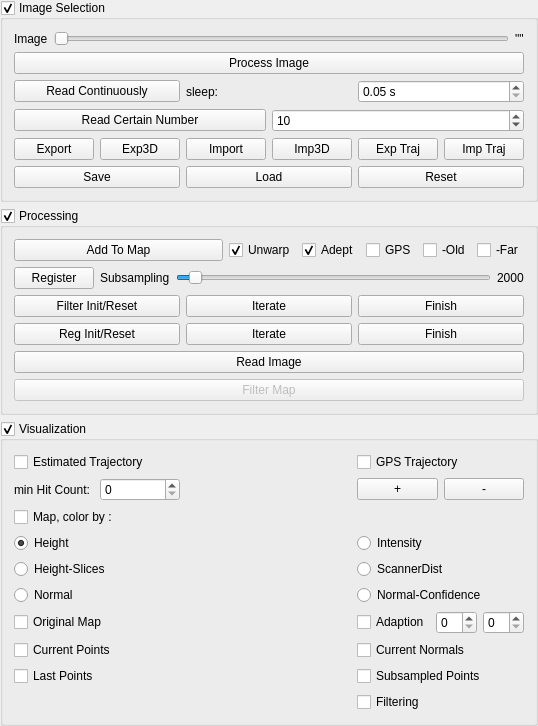
<?xml version="1.0" encoding="UTF-8"?>
<ui version="4.0">
 <class>Visualizer3DMapperClass</class>
 <widget class="QWidget" name="Visualizer3DMapperClass">
  <property name="geometry">
   <rect>
    <x>0</x>
    <y>0</y>
    <width>419</width>
    <height>703</height>
   </rect>
  </property>
  <property name="sizePolicy">
   <sizepolicy hsizetype="Preferred" vsizetype="Preferred">
    <horstretch>0</horstretch>
    <verstretch>0</verstretch>
   </sizepolicy>
  </property>
  <property name="minimumSize">
   <size>
    <width>0</width>
    <height>0</height>
   </size>
  </property>
  <property name="baseSize">
   <size>
    <width>0</width>
    <height>0</height>
   </size>
  </property>
  <property name="windowTitle">
   <string>Lidar Image Processing</string>
  </property>
  <layout class="QVBoxLayout" name="verticalLayout_3">
   <property name="margin">
    <number>0</number>
   </property>
   <item>
    <widget class="QGroupBox" name="gbFrameControl">
     <property name="minimumSize">
      <size>
       <width>0</width>
       <height>0</height>
      </size>
     </property>
     <property name="title">
      <string>Image Selection</string>
     </property>
     <property name="checkable">
      <bool>true</bool>
     </property>
     <layout class="QVBoxLayout" name="verticalLayout_4">
      <property name="spacing">
       <number>0</number>
      </property>
      <property name="margin">
       <number>0</number>
      </property>
      <item>
       <widget class="QWidget" name="wFrameControl" native="true">
        <layout class="QVBoxLayout" name="verticalLayout">
         <item>
          <layout class="QHBoxLayout" name="horizontalLayout_2">
           <item>
            <widget class="QLabel" name="label_2">
             <property name="text">
              <string>Image</string>
             </property>
            </widget>
           </item>
           <item>
            <widget class="QSlider" name="hsImageNb">
             <property name="minimum">
              <number>1</number>
             </property>
             <property name="orientation">
              <enum>Qt::Horizontal</enum>
             </property>
            </widget>
           </item>
           <item>
            <widget class="QLabel" name="lImageName">
             <property name="text">
              <string>&quot;&quot;</string>
             </property>
            </widget>
           </item>
          </layout>
         </item>
         <item>
          <widget class="QPushButton" name="pbProcessImage">
           <property name="text">
            <string>Process Image</string>
           </property>
          </widget>
         </item>
         <item>
          <layout class="QHBoxLayout" name="horizontalLayout_4">
           <item>
            <widget class="QPushButton" name="pbProcessContinuous">
             <property name="text">
              <string>Read Continuously</string>
             </property>
             <property name="checkable">
              <bool>true</bool>
             </property>
             <property name="checked">
              <bool>false</bool>
             </property>
            </widget>
           </item>
           <item>
            <widget class="QLabel" name="label">
             <property name="text">
              <string>sleep:</string>
             </property>
            </widget>
           </item>
           <item>
            <widget class="QDoubleSpinBox" name="dsbSleep">
             <property name="suffix">
              <string> s</string>
             </property>
             <property name="minimum">
              <double>0.050000000000000</double>
             </property>
             <property name="singleStep">
              <double>0.500000000000000</double>
             </property>
            </widget>
           </item>
          </layout>
         </item>
         <item>
          <layout class="QHBoxLayout" name="horizontalLayout">
           <item>
            <widget class="QPushButton" name="pbProcessNumber">
             <property name="text">
              <string>Read Certain Number</string>
             </property>
             <property name="checkable">
              <bool>false</bool>
             </property>
            </widget>
           </item>
           <item>
            <widget class="QSpinBox" name="sbReadNumber">
             <property name="minimum">
              <number>1</number>
             </property>
             <property name="maximum">
              <number>100000</number>
             </property>
             <property name="value">
              <number>10</number>
             </property>
            </widget>
           </item>
          </layout>
         </item>
         <item>
          <layout class="QHBoxLayout" name="horizontalLayout_12">
           <item>
            <widget class="QPushButton" name="pbExport">
             <property name="text">
              <string>Export</string>
             </property>
            </widget>
           </item>
           <item>
            <widget class="QPushButton" name="pbExport3D">
             <property name="text">
              <string>Exp3D</string>
             </property>
            </widget>
           </item>
           <item>
            <widget class="QPushButton" name="pbImport">
             <property name="text">
              <string>Import</string>
             </property>
            </widget>
           </item>
           <item>
            <widget class="QPushButton" name="pbImport3D">
             <property name="text">
              <string>Imp3D</string>
             </property>
            </widget>
           </item>
           <item>
            <widget class="QPushButton" name="pbExportTraj">
             <property name="text">
              <string>Exp Traj</string>
             </property>
            </widget>
           </item>
           <item>
            <widget class="QPushButton" name="pbImportTraj">
             <property name="text">
              <string>Imp Traj</string>
             </property>
            </widget>
           </item>
          </layout>
         </item>
         <item>
          <layout class="QHBoxLayout" name="horizontalLayout_10">
           <item>
            <widget class="QPushButton" name="pbSaveMap">
             <property name="text">
              <string>Save</string>
             </property>
            </widget>
           </item>
           <item>
            <widget class="QPushButton" name="pbLoadMap">
             <property name="text">
              <string>Load</string>
             </property>
            </widget>
           </item>
           <item>
            <widget class="QPushButton" name="pbReset">
             <property name="text">
              <string>Reset</string>
             </property>
            </widget>
           </item>
          </layout>
         </item>
        </layout>
       </widget>
      </item>
     </layout>
    </widget>
   </item>
   <item>
    <widget class="QGroupBox" name="gbFrameProcessing">
     <property name="enabled">
      <bool>true</bool>
     </property>
     <property name="minimumSize">
      <size>
       <width>0</width>
       <height>0</height>
      </size>
     </property>
     <property name="title">
      <string>Processing</string>
     </property>
     <property name="checkable">
      <bool>true</bool>
     </property>
     <property name="checked">
      <bool>true</bool>
     </property>
     <layout class="QVBoxLayout" name="verticalLayout_2">
      <property name="spacing">
       <number>0</number>
      </property>
      <property name="margin">
       <number>0</number>
      </property>
      <item>
       <widget class="QWidget" name="wFrameProcessing" native="true">
        <layout class="QVBoxLayout" name="verticalLayout_5">
         <item>
          <layout class="QHBoxLayout" name="horizontalLayout_16">
           <item>
            <widget class="QPushButton" name="pbAddRegisteredScan">
             <property name="sizePolicy">
              <sizepolicy hsizetype="Expanding" vsizetype="Fixed">
               <horstretch>0</horstretch>
               <verstretch>0</verstretch>
              </sizepolicy>
             </property>
             <property name="text">
              <string>Add To Map</string>
             </property>
             <property name="checkable">
              <bool>false</bool>
             </property>
            </widget>
           </item>
           <item>
            <widget class="QCheckBox" name="cbUnwarp">
             <property name="text">
              <string>Unwarp</string>
             </property>
             <property name="checked">
              <bool>true</bool>
             </property>
            </widget>
           </item>
           <item>
            <widget class="QCheckBox" name="cbAdept">
             <property name="text">
              <string>Adept</string>
             </property>
             <property name="checked">
              <bool>true</bool>
             </property>
            </widget>
           </item>
           <item>
            <widget class="QCheckBox" name="cbGPS">
             <property name="text">
              <string>GPS</string>
             </property>
            </widget>
           </item>
           <item>
            <widget class="QCheckBox" name="cbRemOld">
             <property name="text">
              <string>-Old</string>
             </property>
            </widget>
           </item>
           <item>
            <widget class="QCheckBox" name="cbRemFar">
             <property name="text">
              <string>-Far</string>
             </property>
            </widget>
           </item>
          </layout>
         </item>
         <item>
          <layout class="QHBoxLayout" name="horizontalLayout_15">
           <item>
            <widget class="QPushButton" name="pbRegister">
             <property name="text">
              <string>Register</string>
             </property>
            </widget>
           </item>
           <item>
            <widget class="QLabel" name="label_5">
             <property name="text">
              <string>Subsampling</string>
             </property>
            </widget>
           </item>
           <item>
            <widget class="QSlider" name="hsSubsampling">
             <property name="minimum">
              <number>50</number>
             </property>
             <property name="maximum">
              <number>50000</number>
             </property>
             <property name="singleStep">
              <number>10</number>
             </property>
             <property name="pageStep">
              <number>100</number>
             </property>
             <property name="value">
              <number>2000</number>
             </property>
             <property name="orientation">
              <enum>Qt::Horizontal</enum>
             </property>
             <property name="invertedAppearance">
              <bool>false</bool>
             </property>
            </widget>
           </item>
           <item>
            <widget class="QLabel" name="lSubsamplingVal">
             <property name="text">
              <string>2000</string>
             </property>
            </widget>
           </item>
          </layout>
         </item>
         <item>
          <layout class="QHBoxLayout" name="horizontalLayout_14">
           <item>
            <widget class="QPushButton" name="pbFilterMap_init">
             <property name="text">
              <string>Filter Init/Reset</string>
             </property>
            </widget>
           </item>
           <item>
            <widget class="QPushButton" name="pbFilterMap_step">
             <property name="text">
              <string>Iterate</string>
             </property>
            </widget>
           </item>
           <item>
            <widget class="QPushButton" name="pbFilterMap_finish">
             <property name="text">
              <string>Finish</string>
             </property>
            </widget>
           </item>
          </layout>
         </item>
         <item>
          <layout class="QHBoxLayout" name="horizontalLayout_13">
           <item>
            <widget class="QPushButton" name="pbReg1">
             <property name="text">
              <string>Reg Init/Reset</string>
             </property>
            </widget>
           </item>
           <item>
            <widget class="QPushButton" name="pbReg2">
             <property name="text">
              <string>Iterate</string>
             </property>
            </widget>
           </item>
           <item>
            <widget class="QPushButton" name="pbReg3">
             <property name="text">
              <string>Finish</string>
             </property>
            </widget>
           </item>
          </layout>
         </item>
         <item>
          <widget class="QPushButton" name="pbReadImage">
           <property name="text">
            <string>Read Image</string>
           </property>
          </widget>
         </item>
         <item>
          <widget class="QPushButton" name="pbFilterMap">
           <property name="enabled">
            <bool>false</bool>
           </property>
           <property name="text">
            <string>Filter Map</string>
           </property>
          </widget>
         </item>
        </layout>
       </widget>
      </item>
     </layout>
    </widget>
   </item>
   <item>
    <widget class="QGroupBox" name="gbVisualization">
     <property name="title">
      <string>Visualization</string>
     </property>
     <property name="checkable">
      <bool>true</bool>
     </property>
     <layout class="QVBoxLayout" name="verticalLayout_6">
      <property name="spacing">
       <number>0</number>
      </property>
      <property name="margin">
       <number>0</number>
      </property>
      <item>
       <widget class="QWidget" name="wVisualization" native="true">
        <layout class="QGridLayout" name="gridLayout">
         <item row="1" column="0" colspan="2">
          <widget class="QCheckBox" name="cbVisuEstTraject">
           <property name="text">
            <string>Estimated Trajectory</string>
           </property>
          </widget>
         </item>
         <item row="1" column="2">
          <widget class="QCheckBox" name="cbVisuGPSTraject">
           <property name="text">
            <string>GPS Trajectory</string>
           </property>
          </widget>
         </item>
         <item row="3" column="0" colspan="2">
          <widget class="QCheckBox" name="cbVisuMap">
           <property name="text">
            <string>Map, color by :</string>
           </property>
           <property name="checked">
            <bool>false</bool>
           </property>
          </widget>
         </item>
         <item row="4" column="0" colspan="2">
          <widget class="QRadioButton" name="rbMapHeight">
           <property name="text">
            <string>Height</string>
           </property>
           <property name="checked">
            <bool>true</bool>
           </property>
          </widget>
         </item>
         <item row="6" column="0" colspan="2">
          <widget class="QRadioButton" name="rbMapNormal">
           <property name="text">
            <string>Normal</string>
           </property>
          </widget>
         </item>
         <item row="6" column="2">
          <widget class="QRadioButton" name="rbMapNConf">
           <property name="text">
            <string>Normal-Confidence</string>
           </property>
          </widget>
         </item>
         <item row="7" column="0" colspan="2">
          <widget class="QCheckBox" name="cbOrigMap">
           <property name="text">
            <string>Original Map</string>
           </property>
          </widget>
         </item>
         <item row="8" column="0" colspan="2">
          <widget class="QCheckBox" name="cbVisuCurrPoints">
           <property name="text">
            <string>Current Points</string>
           </property>
           <property name="checked">
            <bool>false</bool>
           </property>
          </widget>
         </item>
         <item row="8" column="2">
          <widget class="QCheckBox" name="cbVisuCurrNormals">
           <property name="text">
            <string>Current Normals</string>
           </property>
          </widget>
         </item>
         <item row="9" column="0" colspan="2">
          <widget class="QCheckBox" name="cbVisuLastPoints">
           <property name="text">
            <string>Last Points</string>
           </property>
          </widget>
         </item>
         <item row="9" column="2">
          <widget class="QCheckBox" name="cbVisuSubPoints">
           <property name="text">
            <string>Subsampled Points</string>
           </property>
           <property name="checked">
            <bool>false</bool>
           </property>
          </widget>
         </item>
         <item row="10" column="2">
          <widget class="QCheckBox" name="cbFiltering">
           <property name="text">
            <string>Filtering</string>
           </property>
          </widget>
         </item>
         <item row="2" column="0">
          <layout class="QHBoxLayout" name="horizontalLayout_11">
           <item>
            <widget class="QLabel" name="label_4">
             <property name="text">
              <string>min Hit Count:</string>
             </property>
            </widget>
           </item>
           <item>
            <widget class="QSpinBox" name="sbMinHitCnt"/>
           </item>
          </layout>
         </item>
         <item row="7" column="2">
          <layout class="QHBoxLayout" name="horizontalLayout_8">
           <item>
            <widget class="QCheckBox" name="cbAdaption">
             <property name="text">
              <string>Adaption</string>
             </property>
            </widget>
           </item>
           <item>
            <widget class="QSpinBox" name="sbFilterCol"/>
           </item>
           <item>
            <widget class="QSpinBox" name="sbFilterRow"/>
           </item>
          </layout>
         </item>
         <item row="2" column="2">
          <layout class="QHBoxLayout" name="horizontalLayout_5">
           <item>
            <widget class="QPushButton" name="pbPtPlus">
             <property name="text">
              <string>+</string>
             </property>
            </widget>
           </item>
           <item>
            <widget class="QPushButton" name="pbPtMinus">
             <property name="text">
              <string>-</string>
             </property>
            </widget>
           </item>
          </layout>
         </item>
         <item row="5" column="0">
          <widget class="QRadioButton" name="rbMapHeightSlices">
           <property name="text">
            <string>Height-Slices</string>
           </property>
          </widget>
         </item>
         <item row="5" column="2">
          <widget class="QRadioButton" name="rbMapDist">
           <property name="text">
            <string>ScannerDist</string>
           </property>
          </widget>
         </item>
         <item row="4" column="2">
          <widget class="QRadioButton" name="rbMapIntensity">
           <property name="text">
            <string>Intensity</string>
           </property>
          </widget>
         </item>
        </layout>
       </widget>
      </item>
     </layout>
    </widget>
   </item>
  </layout>
 </widget>
 <layoutdefault spacing="6" margin="11"/>
 <resources/>
 <connections>
  <connection>
   <sender>gbVisualization</sender>
   <signal>toggled(bool)</signal>
   <receiver>wVisualization</receiver>
   <slot>setVisible(bool)</slot>
   <hints>
    <hint type="sourcelabel">
     <x>202</x>
     <y>549</y>
    </hint>
    <hint type="destinationlabel">
     <x>202</x>
     <y>560</y>
    </hint>
   </hints>
  </connection>
  <connection>
   <sender>gbFrameProcessing</sender>
   <signal>toggled(bool)</signal>
   <receiver>wFrameProcessing</receiver>
   <slot>setVisible(bool)</slot>
   <hints>
    <hint type="sourcelabel">
     <x>202</x>
     <y>307</y>
    </hint>
    <hint type="destinationlabel">
     <x>202</x>
     <y>318</y>
    </hint>
   </hints>
  </connection>
  <connection>
   <sender>gbFrameControl</sender>
   <signal>toggled(bool)</signal>
   <receiver>wFrameControl</receiver>
   <slot>setVisible(bool)</slot>
   <hints>
    <hint type="sourcelabel">
     <x>202</x>
     <y>101</y>
    </hint>
    <hint type="destinationlabel">
     <x>202</x>
     <y>112</y>
    </hint>
   </hints>
  </connection>
 </connections>
</ui>
